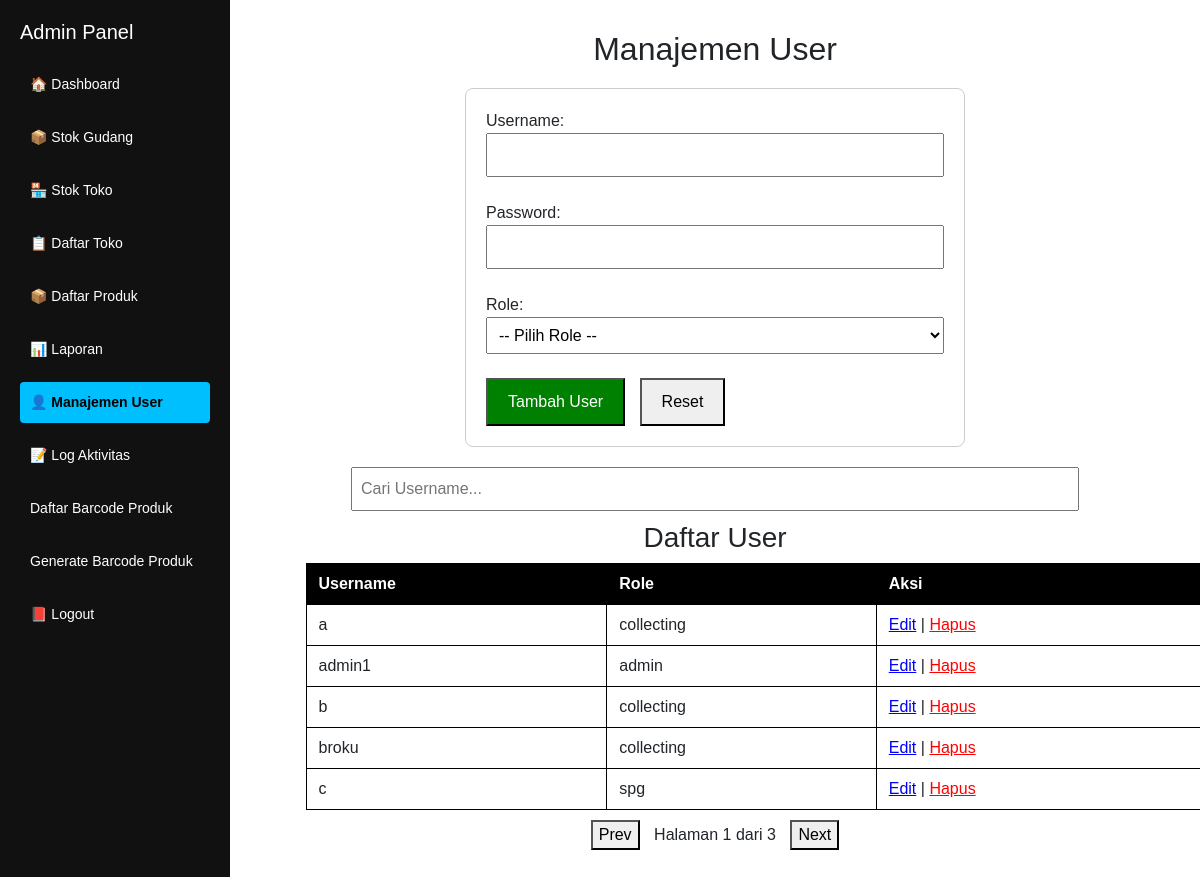
Before: /admin/manajemen-user.php (signed in) with the older database file.
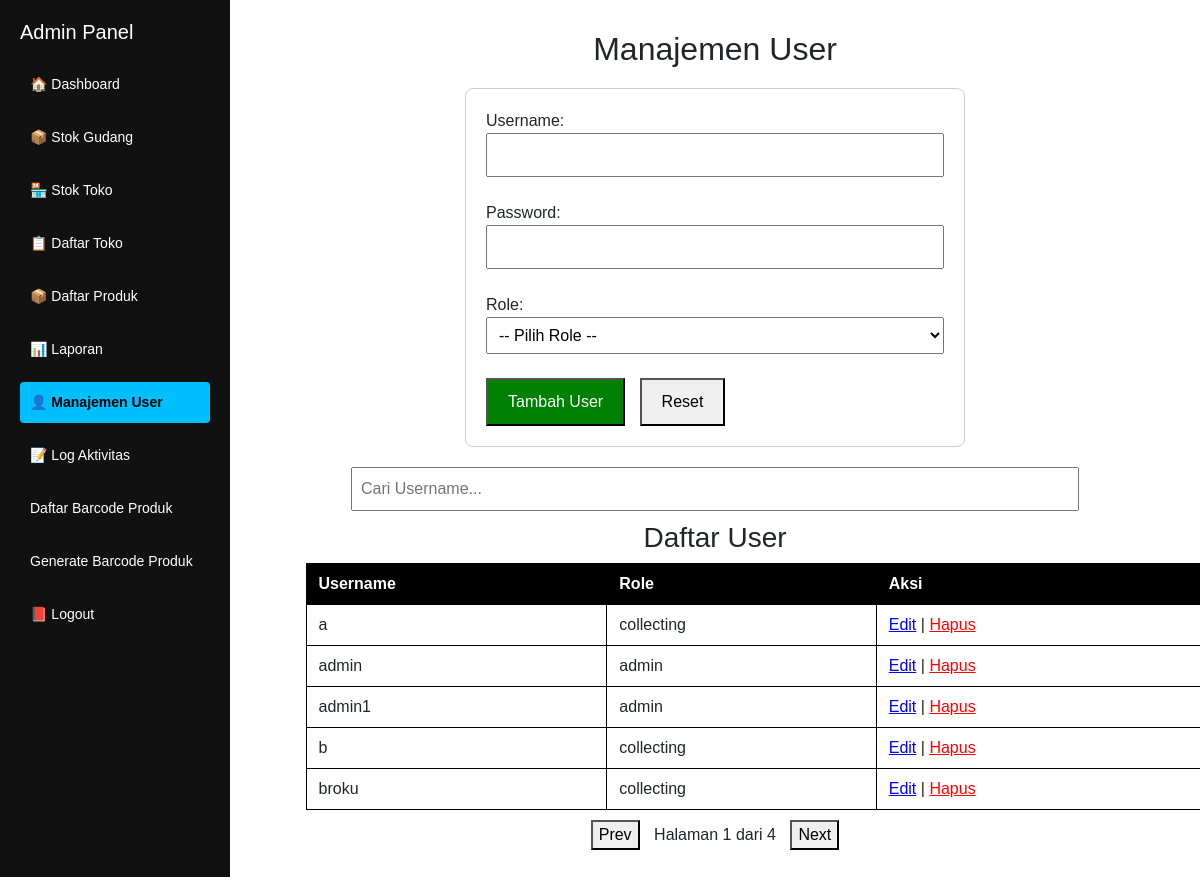
After: the same page with the newer database file.
### tables this page shows
CREATE TABLE `users` (
  `id` int(11) NOT NULL,
  `username` varchar(50) NOT NULL,
  `password` varchar(255) NOT NULL,
  `role` enum('admin','spg','collecting') NOT NULL
);

### admin/manajemen-user.php (the view, shortened to what this page needs)
<?php
include '../koneksi.php';
include 'header.php';
$data = mysqli_query($conn, "SELECT * FROM users ORDER BY username ASC");
?>
<h2 style="text-align:center;">Manajemen User</h2>
<div style="max-width: 500px; margin: 20px auto; border: 1px solid #ccc; padding: 20px; border-radius: 8px;">
    <form method="POST" action="proses-user.php">
        <label>Username:</label><br>
        <input type="text" name="username" required style="width: 100%; padding: 8px;"><br><br>
        <label>Password:</label><br>
        <input type="password" name="password" required style="width: 100%; padding: 8px;"><br><br>
        <label>Role:</label><br>
        <select name="role" required style="width: 100%; padding: 8px;">
            <option value="">-- Pilih Role --</option>
        </select><br><br>
        <button type="submit" style="background-color: green; color: white; padding: 10px 20px;">Tambah User</button>
        <button type="reset" style="padding: 10px 20px; margin-left: 10px;">Reset</button>
    </form>
</div>
<div style="width: 80%; margin: 0 auto;">
    <input type="text" id="searchInput" placeholder="Cari Username..." style="width: 100%; padding: 8px; margin-bottom: 10px;">
</div>
<div style="width: 90%; margin: 0 auto;">
    <h3 style="text-align:center;">Daftar User</h3>
    <table border="1" cellpadding="8" cellspacing="0" style="width:100%; border-collapse: collapse; text-align:center;" id="userTable">
        <thead style="background-color: black; color: white;">
            <tr>
                <th>Username</th>
                <th>Role</th>
                <th>Aksi</th>
            </tr>
        </thead>
        <tbody>
            <?php while ($u = mysqli_fetch_assoc($data)) : ?>
                <tr>
                    <td><?= htmlspecialchars($u['username']) ?></td>
                    <td><?= htmlspecialchars($u['role']) ?></td>
                    <td>
                        <a href="edit-user.php?id=<?= $u['id'] ?>" style="color: blue;">Edit</a> |
                        <a href="proses-user.php?aksi=hapus&id=<?= $u['id'] ?>" style="color: red;" onclick="return confirm('Yakin ingin menghapus user ini?')">Hapus</a>
                    </td>
                </tr>
            <?php endwhile; ?>
        </tbody>
    </table>
    <div style="text-align: center; margin-top: 10px;">
        <button onclick="changePage(-1)">Prev</button>
        <span id="pageInfo" style="margin: 0 10px;"></span>
        <button onclick="changePage(1)">Next</button>
    </div>
</div>
<?php include 'footer.php'; ?>

Changed rows visible on the page:
no longer on this page (row unchanged): users: username "c", role "spg"
added users: username "admin", role "admin"
Other visible differences:
text written by a page script: "Halaman 1 dari 3" → "Halaman 1 dari 4"
